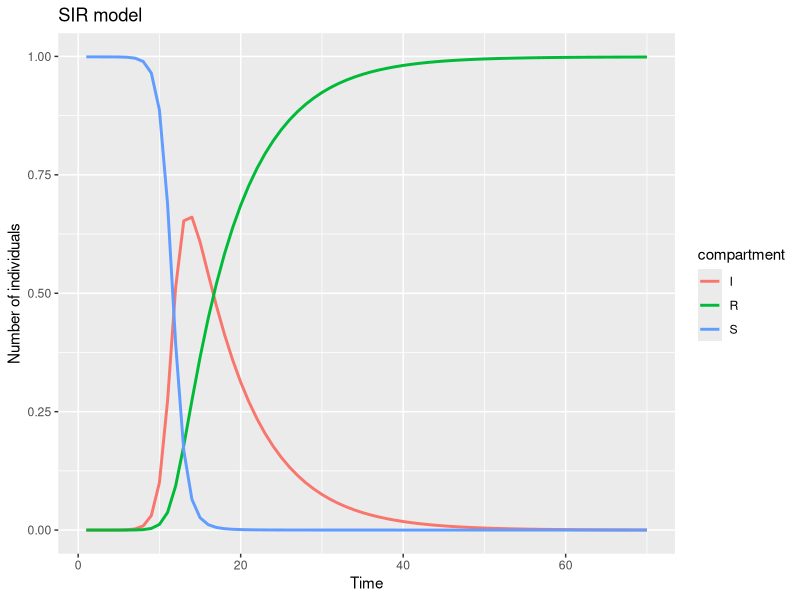

Generate this figure with R:
## ---- chunk 1
# Define the SIR model
sir_model <- function(t, state, parameters) {
  with(as.list(c(state, parameters)), {
    dS <- -beta * S * I
    dI <- beta * S * I - gamma * I
    dR <- gamma * I
    return(list(c(dS, dI, dR)))
  })
}
## ---- chunk 2
# define parameters we know
N  <- 1  
R0 <- 10
infectious_period <- 7

# Remember gamma <- 1/ infectious_period as discussed earlier
gamma <- 1/infectious_period 

# We will use R0 = beta N / gamma  instead because it is easier to interpret.
# beta is not directly interpretable.

params <- c(beta = R0 * gamma / N, gamma = gamma)

# Initial conditions for S, I, R
# Why is S = N - 1?
inits <- c(S = N - 0.001, I = 0.000001, R = 0)

# Time steps to return results
dt <- 1:70
## ---- chunk 3
#| cache: true
# Solve the model
results <- deSolve::ode(
  y = inits,
  times = dt,
  func = sir_model,
  parms = params
)

# Make it a data.frame
results <- as.data.frame(results)
## ---- chunk 4
#| echo: true
#| output-location: slide
#| cache: true
# Load the necessary libraries
library(dplyr)
library(tidyr)
library(ggplot2)
# Create data for ggplot2 by reshaping
results_long <- results |> 
  pivot_longer(cols = c(2:4), names_to = "compartment", values_to = "value")
  
plot <- ggplot(data = results_long,
  aes(x = time, y = value, color = compartment)
  ) +
geom_line(linewidth = 1) +
labs(
  title = "SIR model",
  x = "Time",
  y = "Number of individuals"
) 
print(plot)
